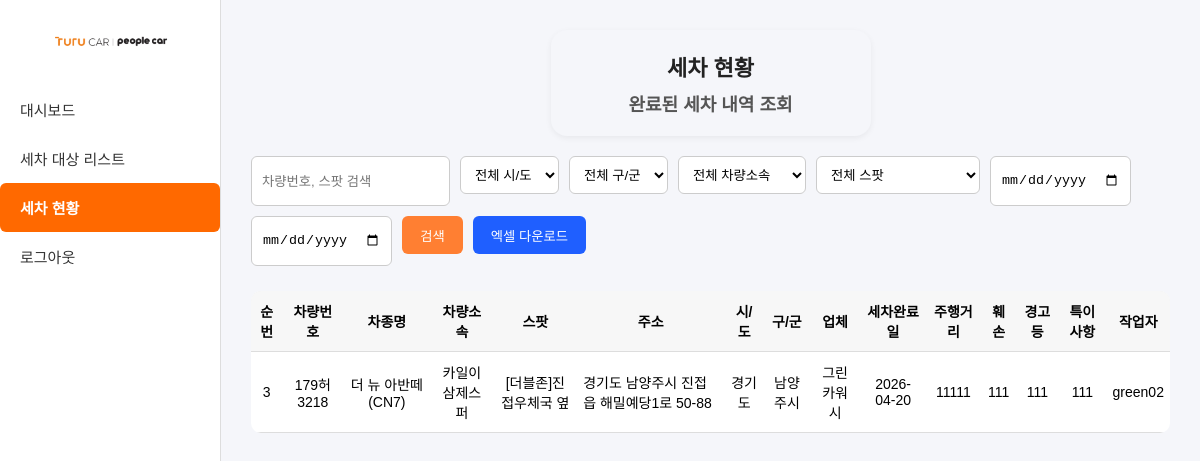
Screenshot of /wash_status (signed in) with the database file from the repository.
### tables this page shows
CREATE TABLE account_region (
    id INTEGER PRIMARY KEY AUTOINCREMENT,
    username TEXT,
    city TEXT,
    district TEXT
, created_by TEXT);

### app.py (the view)
@app.route("/wash_status")
@login_required
def wash_status():
    s = request.args.get("s", "")
    r1 = request.args.get("r1", "")
    r2 = request.args.get("r2", "")
    org = request.args.get("org", "")
    sp = request.args.get("spot", "")
    vendor = request.args.get("vendor", "")
    start = request.args.get("start", "")
    end = request.args.get("end", "")
    conn = get_wash_db()
    cur = conn.cursor()
    query = "SELECT * FROM wash_history WHERE 1=1"
    params = []
    scope_sql, scope_params = scoped_condition("wash_history", current_user)
    query += scope_sql
    params += scope_params
    if s:
        query += " AND (차량번호 LIKE ? OR 스팟 LIKE ?)"
        params += [f"%{s}%", f"%{s}%"]
    if r1:
        query += " AND 지역시도=?"
        params.append(r1)
    if r2:
        query += " AND 지역구군=?"
        params.append(r2)
    if org:
        query += " AND 차량소속=?"
        params.append(org)
    if sp:
        query += " AND 스팟=?"
        params.append(sp)
    if vendor and current_user.is_master:
        query += " AND 업체=?"
        params.append(vendor)
    if start and end:
        query += " AND 세차완료일 BETWEEN ? AND ?"
        params += [start, end]
    query += " ORDER BY id DESC"
    rows = cur.execute(query, params).fetchall()
    region1 = filter_distinct_values(cur, "wash_history", "지역시도", scope_sql, scope_params)
    region2 = filter_distinct_values(cur, "wash_history", "지역구군", scope_sql, scope_params)
    car_org_list = filter_distinct_values(cur, "wash_history", "차량소속", scope_sql, scope_params)
    spot_list = filter_distinct_values(cur, "wash_history", "스팟", scope_sql, scope_params)
    vendor_list = filter_distinct_values(cur, "wash_history", "업체", scope_sql, scope_params)
    conn.close()
    return render_template(
        "wash_status.html",
        rows=rows,
        region1=region1,
        region2=region2,
        car_org_list=car_org_list,
        spot_list=spot_list,
        vendor_list=vendor_list,
        search_input=s,
        selected_r1=r1,
        selected_r2=r2,
        selected_org=org,
        selected_spot=sp,
        selected_vendor=vendor,
        start=start,
        end=end
    )

### app.py (called while the page is built)
def get_user_db():
    conn = sqlite3.connect(USER_DB_PATH)
    conn.row_factory = sqlite3.Row
    return conn

def get_wash_db():
    conn = sqlite3.connect(WASH_DB_PATH)
    conn.row_factory = sqlite3.Row
    return conn

@login_manager.user_loader
def load_user(user_id):
    conn = get_user_db()
    cur = conn.cursor()
    row = cur.execute("SELECT * FROM accounts WHERE id=?", (user_id,)).fetchone()
    conn.close()
    if row:
        return User(
            row["id"],
            row["username"],
            row["role"],
            row["vendor"],
            row["parent_id"]
        )
    return None

def scoped_condition(table_name, user):
    if user.is_master:
        return "", []
    clauses = [f"{table_name}.업체 = ?"]
    params = [user.vendor]
    if user.is_staff:
        conn = get_user_db()
        cur = conn.cursor()
        regions = cur.execute(
            "SELECT city, district FROM account_region WHERE username=? ORDER BY city, district",
            (user.username,)
        ).fetchall()
        conn.close()
        if not regions:
            return " AND 1=0", params
        region_clause = " OR ".join([f"({table_name}.지역시도 = ? AND {table_name}.지역구군 = ?)"] * len(regions))
        clauses.append(f"({region_clause})")
        for region in regions:
            params.extend([region["city"], region["district"]])
    return " AND " + " AND ".join(clauses), params

def filter_distinct_values(cur, table_name, column_name, base_query, base_params):
    query = f"SELECT DISTINCT {column_name} AS value FROM {table_name} WHERE 1=1{base_query} ORDER BY {column_name}"
    rows = cur.execute(query, base_params).fetchall()
    return [r["value"] for r in rows if r["value"] not in (None, "", "None")]

    @property
    def is_master(self):
        return self.role == "master"

    @property
    def is_admin(self):
        return self.role in ("master", "admin")

    @property
    def is_staff(self):
        return self.role == "staff"

### templates/wash_status.html (shortened to what this page needs)
{% extends "base.html" %}
{% block content %}
<div style="
    width: 100%;
    display: flex;
    justify-content: center;
    margin-bottom: 20px;
">
    <div style="
        background: #f5f6fa;
        padding: 20px 30px;
        border-radius: 16px;
        text-align: center;
        box-shadow: 0px 2px 6px rgba(0,0,0,0.06);
        min-width: 260px;
        max-width: 90%;
    ">
        <div style="
            font-size: 22px;
            font-weight: 800;
            margin-bottom: 8px;
            color:#222;
        ">
            세차 현황
        </div>
        <div style="
            font-size: 18px;
            font-weight: 700;
            color:#555;
        ">
            완료된 세차 내역 조회
        </div>
    </div>
</div>
<div class="filter-row">
    <input
        type="text"
        id="search_input"
        class="filter-item"
        placeholder="차량번호, 스팟 검색"
        value="{{ search_input }}"
    >
    <select id="region1" class="filter-item">
        <option value="">전체 시/도</option>
    </select>
    <select id="region2" class="filter-item">
        <option value="">전체 구/군</option>
    </select>
    <select id="car_org" class="filter-item">
        <option value="">전체 차량소속</option>
    </select>
    <select id="spot" class="filter-item">
        <option value="">전체 스팟</option>
    </select>
    <input type="date" id="start" class="filter-item" value="{{ start }}">
    <input type="date" id="end" class="filter-item" value="{{ end }}">
    <button onclick="applyFilter()">검색</button>
    <button class="excel-btn" onclick="downloadExcel()">엑셀 다운로드</button>
</div>
<div style="overflow-x:auto;">
<table>
    <thead>
        <tr>
            <th>순번</th>
            <th>차량번호</th>
            <th>차종명</th>
            <th>차량소속</th>
            <th>스팟</th>
            <th>주소</th>
            <th>시/도</th>
            <th>구/군</th>
            <th>업체</th>
            <th>세차완료일</th>
            <th>주행거리</th>
            <th>훼손</th>
            <th>경고등</th>
            <th>특이사항</th>
            <th>작업자</th>
        </tr>
    </thead>
    <tbody>
        {% for r in rows %}
        <tr>
            <td>{{ r["id"] }}</td>
            <td>{{ r["차량번호"] }}</td>
            <td>{{ r["차종명"] }}</td>
            <td>{{ r["차량소속"] }}</td>
            <td>{{ r["스팟"] }}</td>
            <td style="text-align:left; padding-left:6px;">{{ r["주소"] }}</td>
            <td>{{ r["지역시도"] }}</td>
            <td>{{ r["지역구군"] }}</td>
            <td>{{ r["업체"] }}</td>
            <td>{{ r["세차완료일"] }}</td>
            <td>{{ r["주행거리"] }}</td>
            <td>{{ r["훼손"] }}</td>
            <td>{{ r["경고등"] }}</td>
            <td>{{ r["특이사항"] }}</td>
            <td>{{ r["작업자"] }}</td>
        </tr>
        {% endfor %}
    </tbody>
</table>
</div>
{% endblock %}

### static/css/style.css (style rules this page uses)
body { margin: 0; font-family: Pretendard, sans-serif; background: #f5f6fa; }
table { width: 100%; background: #fff; border-collapse: collapse; border-radius: 10px; overflow: hidden; }
thead { background: #f0f0f0; }
th, td { padding: 10px 12px; text-align: left; border-bottom: 1px solid #eee; }

### templates/wash_status.html (style rules this page uses)
.filter-row { display: flex; gap: 10px; margin-bottom: 15px; flex-wrap: wrap; }
.filter-item { height: 38px; padding: 5px 10px; border-radius: 6px; border: 1px solid #ccc; background: white; }
.filter-row button { height: 38px; padding: 0 18px; background: #ff7f32; color: white; border: none; border-radius: 6px; cursor: pointer; }
.excel-btn { background: #1f5fff !important; }
table { width: 100%; border-collapse: collapse; margin-top: 10px; font-size: 14px; }
table th, table td { text-align: center; padding: 10px 6px; border-bottom: 1px solid #ddd; }
table thead tr { background: #f7f7f7; font-weight: bold; }

### rows the page displays
account_region: id "3", 차량번호 "179허3218", 차종명 "더 뉴 아반떼 (CN7)", 차량소속 "카일이삼제스퍼", 스팟 "[더블존]진접우체국 옆", 주소 "경기도 남양주시 진접읍 해밀예당1로 50-88", 지역시도 "경기도", 지역구군 "남양주시", 업체 "그린카워시", 세차완료일 "2026-04-20", 주행거리 "11111", 훼손 "111", 경고등 "111", 특이사항 "111", 작업자 "green02"
